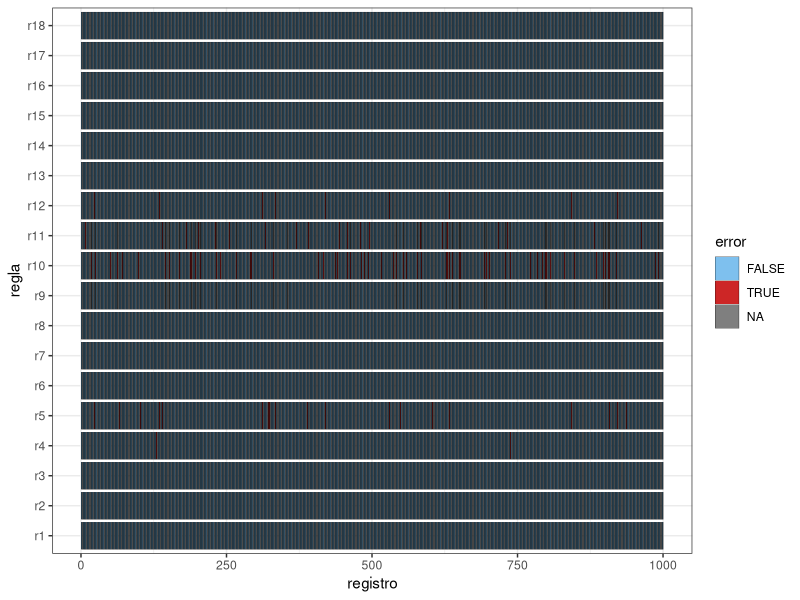

Generate this figure with R:
library(dplyr)
library(stringr)
library(lubridate)
library(readxl)
datos <- read_xlsx("Archivos/adm.xlsx") |> 
  mutate(id = 1:n())


reglas <-  tribble(
  ~id,  ~desc,                                      ~cond,          
  "r1", "pais fuera de la lista",                   "!(countrycode %in% c(4, 11, 14, 23, 31, 48, 54, 65, 72, 97))",
  "r2", "ID en formato DD/MM/YYYY-AA",              "stringr::str_detect(patientid,pattern = '^[:digit:]{2}/[:digit:]{2}/[:digit:]{4}-[:upper:]{2}$', negate = T) | is.na(dmy(substr(patientid,1,10),quiet = T))",
  "r3", "Fecha de entrevista en formato DD/MM/YYYY","stringr::str_detect(interview,pattern = '^[:digit:]{2}/[:digit:]{2}/[:digit:]{4}$', negate = T) | is.na(dmy(interview,quiet = T))",
  "r4", "Fechas congruentes(edad > 18)",            "as.numeric(dmy(interview,quiet = T) - dmy(substr(patientid,1,10),quiet = T))/365 < 18",
  "r5", "Grupo étnico entre las opciones",          "!(ethnicgroup %in% c(1,2,3,4))",
  "r6", "Elegible SCR dentro de opciones",          "!(scr %in% c(1,2))",
  "r7", "Elegible USSCR dentro de opciones",        "!(usscr %in% c(1,2))",
  "r8", "Consentimiento dentro de opciones",        "!(consent %in% c(1,2))",
  "r9", "Número del sujeto en el formato adecuado", "stringr::str_detect(subjectnumber,pattern = '^[:digit:]{9}$', negate = T)",
  # "r10", "Enrolamiento correcto",                   "scr != 2 | usscr != 2 | consent != 2",
  "r10", "Enrolamiento correcto",                   "((scr == 1 | usscr == 1 | consent == 1) & !is.na(subjectnumber)) | ((scr == 2 & usscr == 2 & consent == 2) & is.na(subjectnumber))" ,
  # "r11", "Número del sujeto correcto",              "substr(subjectnumber, 1, 3) != paste0(0,countrycode) & substr(subjectnumber, 1, 3) != paste0(0, 0, countrycode)",
  "r11", "Número del sujeto correcto",              "as.numeric(substr(subjectnumber, 1, 3)) != countrycode",
  "r12", "Grupo étnico respondido",                 "is.na(ethnicgroup)",
  # "r13", "Número del sujeto completado",            "is.na(subjectnumber)",
  "r13", "Código de país completado",               "is.na(countrycode)",
  "r14", "scr completado",                          "is.na(scr)",
  "r15", "usscr completado",                        "is.na(usscr)",
  "r16", "consent completado",                      "is.na(consent)",
  "r17", "ID pasiente completado",                  "is.na(patientid)",
  "r18", "Fecha de entrevista completada",          "is.na(interview)"
  )




# ==============================================================================
#                                   VALIDACIÓN
# ==============================================================================

# Funcion validador()
# argumentos:
# - datos: conjunto de validacion
# - id : nombre de la columna en (datos) con el identificador
# - cond : nombre de la columna en (datos) con la condicion
# salida: vector nombrado
validador <- function(datos, id, cond){
  reglas <- datos[[cond]]
  names(reglas) <- datos[[id]]
  reglas
}

# Funcion validar()
# argumentos:
# - datos : conjunto de datos a validar
# - id : nombre de la columna en (datos) con el identificador
# - validador: salida de validador()
# salida: tibble con el resultado de la validación
validar <- function(datos, id, validador){
  sapply(
    validador,
    function(x) eval(parse(text = x), datos)
  ) |>
    dplyr::as_tibble() |>
    dplyr::mutate(registro = datos[[id]], .before = 0)
}


validacion <-  validar(datos, "id", validador(reglas, "id", "cond"))




# GRÁFICO (a modo ilustrativo)
# 1ro: se pasa a formato largo
validacion_largo <-  tidyr::pivot_longer(validacion, -registro, names_to = "regla", values_to = "error") |> 
  mutate(regla = factor(regla,levels = reglas$id))

# 2do: se grafica
library(ggplot2)
ggplot(validacion_largo)+
  aes(x = registro, y = regla, fill = error)+
  geom_tile(width = 0.7, height = .9, color = "black")+
  scale_fill_manual(values = c("skyblue2","firebrick3","gray"))+
  theme_bw()


# RESULTADOS

# 1) Participantes limpios

validacion_largo |>
  filter(error) |>
  distinct(registro) |>
  count()
# Hay 239 individuos con inconsistencias -> hay, en este caso, 761 limpios

# 2) Partipantes "sucios"
# Con el código anterior vemos que se tienen 239 individuos con inconsistencias; 
# vemos quiénes son esos individuos:

kableExtra::kable(validacion_largo |>
                    filter(error) |>
                    count(registro)) 

# 3) Inconsistencias más frecuentes

kableExtra::kable(validacion_largo |>
                    filter(error) |>
                    count(regla) |> 
                    arrange(-n) |> 
                    `colnames<-`(c("Regla", "N° de individuos"))) 

# 4) Campos con más inconsistencias


validacion_largo <- validacion_largo |>
  mutate(campo = rep(c(rep("rango", times = 9), 
                   rep("consistencia", times = 2),
                   rep("existencia", times = 7)), times = 18000/18))


kableExtra::kable(validacion_largo |>
                    filter(error) |>
                    count(campo))
